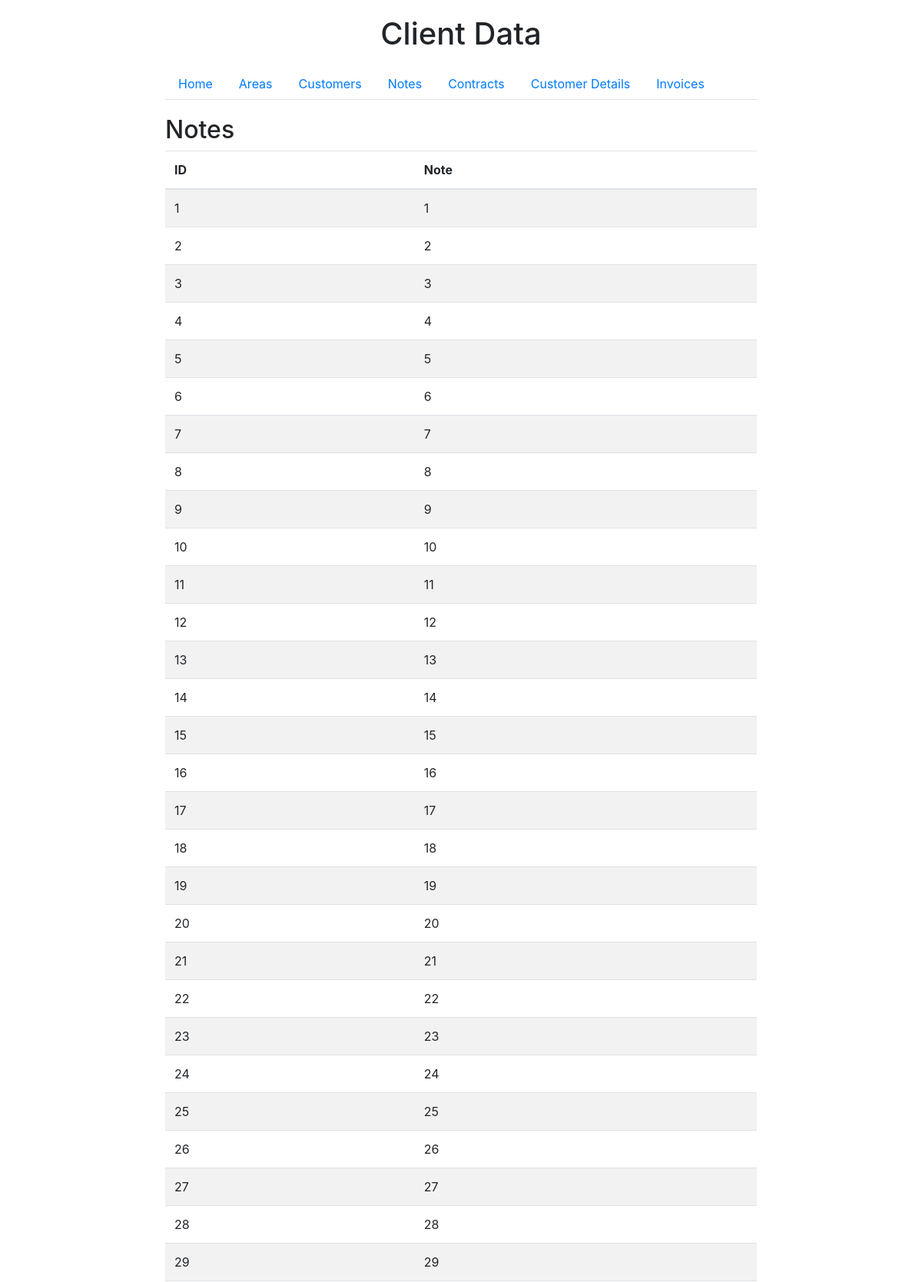
The app's page /notes (upper part) with its own data.
### tables this page shows
CREATE TABLE notes (
            note_id INTEGER PRIMARY KEY AUTOINCREMENT,
            customer_id INTEGER,
            note TEXT,
            FOREIGN KEY (customer_id) REFERENCES customers(customer_id)
        );

### app.py (the view)
@app.route('/notes')
def notes():
    notes_data = get_data('notes')
    return render_template('notes.html', notes=notes_data)

### app.py (called while the page is built)
def get_data(table_name):
    conn = sqlite3.connect('clients.db')
    cursor = conn.cursor()
    cursor.execute(f'SELECT * FROM {table_name}')
    data = cursor.fetchall()
    conn.close()
    return data

### templates/notes.html
{% extends 'index.html' %}
{% block content %}
    <h2>Notes</h2>
    <table class="table table-striped">
        <thead>
            <tr>
                <th>ID</th>
                <th>Note</th>
            </tr>
        </thead>
        <tbody>
            {% for note in notes %}
            <tr>
                <td>{{ note[0] }}</td>
                <td>{{ note[1] }}</td>
            </tr>
            {% endfor %}
        </tbody>
    </table>
{% endblock %}

### templates/index.html (style rules this page uses)
body { padding: 20px; }

### records on screen
notes: note_id "1", customer "1"
notes: note_id "2", customer "2"
notes: note_id "3", customer "3"
notes: note_id "4", customer "4"
notes: note_id "5", customer "5"
notes: note_id "6", customer "6"
notes: note_id "7", customer "7"
notes: note_id "8", customer "8"
notes: note_id "9", customer "9"
notes: note_id "10", customer "10"
notes: note_id "11", customer "11"
notes: note_id "12", customer "12"
notes: note_id "13", customer "13"
notes: note_id "14", customer "14"
notes: note_id "15", customer "15"
notes: note_id "16", customer "16"
notes: note_id "17", customer "17"
notes: note_id "18", customer "18"
notes: note_id "19", customer "19"
notes: note_id "20", customer "20"
notes: note_id "21", customer "21"
notes: note_id "22", customer "22"
notes: note_id "23", customer "23"
notes: note_id "24", customer "24"
notes: note_id "25", customer "25"
notes: note_id "26", customer "26"
notes: note_id "27", customer "27"
notes: note_id "28", customer "28"
notes: note_id "29", customer "29"
